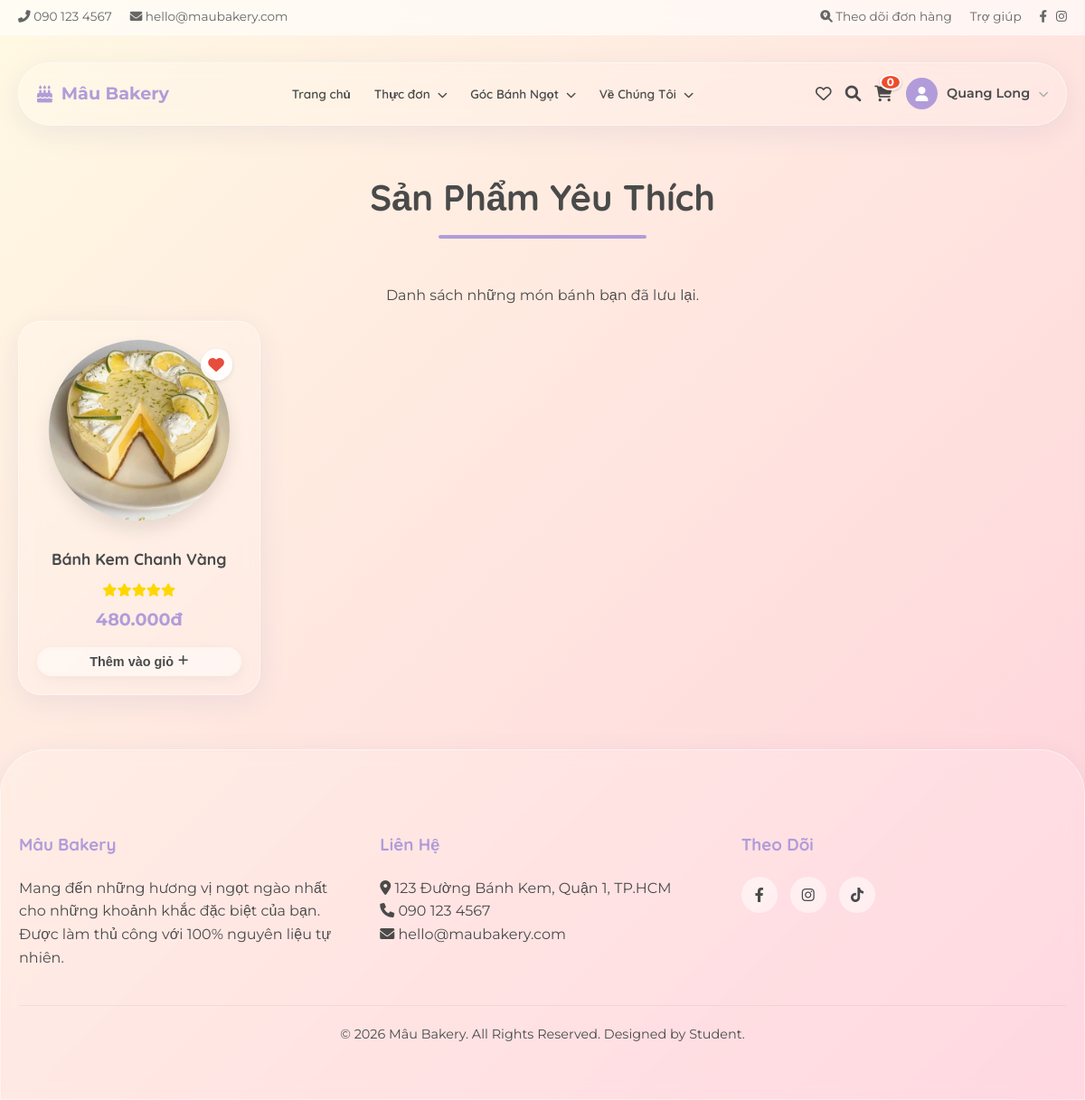
The page /index.php?page=favorites (signed in) on the database its author committed.
### tables this page shows
CREATE TABLE `products` (
  `id` int(11) NOT NULL AUTO_INCREMENT,
  `category_id` int(11) NOT NULL,
  `name` varchar(150) NOT NULL,
  `slug` varchar(150) NOT NULL,
  `description` text DEFAULT NULL,
  `base_price` decimal(10,2) NOT NULL,
  `image` text DEFAULT NULL,
  `views` int(11) DEFAULT 0,
  `is_featured` tinyint(1) DEFAULT 0,
  `is_active` tinyint(1) DEFAULT 1,
  `created_at` datetime DEFAULT current_timestamp(),
  PRIMARY KEY (`id`),
  UNIQUE KEY `slug` (`slug`),
  KEY `category_id` (`category_id`),
  CONSTRAINT `fk_products_categories` FOREIGN KEY (`category_id`) REFERENCES `categories` (`id`) ON DELETE CASCADE
);

### controllers/FavoritesController.php (called while the page is built, shortened)
<?php
$user_id = $_SESSION['user_id'];
if (isset($conn)) {
    try {
        $sql = "
            SELECT p.*
            FROM products p
            JOIN favorites f ON p.id = f.product_id
            WHERE f.user_id = :uid AND p.is_active = 1
            ORDER BY f.created_at DESC
        ";
        $stmt = $conn->prepare($sql);
        $stmt->execute(['uid' => $user_id]);
        $products = $stmt->fetchAll(PDO::FETCH_ASSOC);
    } catch (PDOException $e) {
        $products = [];
    }
}

### views/favorites.php (the view, shortened to what this page needs)
<?php
require_once 'controllers/FavoritesController.php';
?>
<div class="container mt-2 mb-2">
    <div class="text-center mb-5">
        <h1 class="section-title">Sản Phẩm Yêu Thích</h1>
        <p class="mb-1">Danh sách những món bánh bạn đã lưu lại.</p>
    </div>
    <div class="product-grid" style="grid-template-columns: repeat(auto-fill, minmax(260px, 1fr)); gap: 30px;">
        <?php if (empty($products)): ?>
            <div style="grid-column: 1/-1; text-align: center; padding: 50px;">
                <i class="far fa-heart" style="font-size: 3rem; color: #ccc; margin-bottom: 20px;"></i>
                <p style="color: #666; font-size: 1.1rem;">Bạn chưa có sản phẩm yêu thích nào.</p>
                <a href="index.php?page=menu" class="btn-glass btn-primary"
                    style="margin-top: 20px; display: inline-block;">Khám phá Menu ngay</a>
            </div>
        <?php else: ?>
            <?php foreach ($products as $product): ?>
                <div class="glass-panel product-card"
                    onclick="window.location.href='index.php?page=product_detail&id=<?php echo $product['id']; ?>'"
                    style="cursor: pointer;">
                    <div style="position: relative;">
                        <img src="<?php echo htmlspecialchars($product['image']); ?>" class="product-img" loading="lazy"
                            alt="<?php echo htmlspecialchars($product['name']); ?>">
                        <div class="favorite-btn" onclick="toggleFavorite(event, <?php echo $product['id']; ?>)"
                            style="position: absolute; top: 10px; right: 10px; width: 35px; height: 35px; background: rgba(255,255,255,0.9); border-radius: 50%; display: flex; align-items: center; justify-content: center; cursor: pointer; box-shadow: 0 2px 5px rgba(0,0,0,0.1); transition: transform 0.2s;">
                            <i class="fas fa-heart" style="color: #e74c3c; font-size: 1.1rem;"></i>
                        </div>
                    </div>
                    <h3 class="product-name" style="font-size: 1.1rem;">
                        <?php echo $product['name']; ?>
                    </h3>
                    <div style="color: #FFD700; font-size: 0.9rem; margin-bottom: 5px;">
                        <i class="fas fa-star"></i><i class="fas fa-star"></i><i class="fas fa-star"></i><i
                            class="fas fa-star"></i><i class="fas fa-star"></i>
                    </div>
                    <p class="product-price">
                        <?php echo number_format($product['base_price'], 0, ',', '.'); ?>đ
                    </p>
                    <div class="product-actions" style="margin-top: 15px;">
                        <button
                            onclick="addToCart(<?php echo $product['id']; ?>, '<?php echo addslashes($product['name']); ?>', <?php echo $product['base_price']; ?>); event.stopPropagation();"
                            class="btn-glass"
                            style="padding: 8px 15px; width: 100%; font-size: 0.9rem; border-radius: 50px; display: flex; align-items: center; justify-content: center; text-decoration: none; border: none; cursor: pointer;">
                            Thêm vào giỏ <i class="fas fa-plus" style="font-size: 0.8rem; margin-left: 5px;"></i>
                        </button>
                    </div>
                </div>
            <?php endforeach; ?>
        <?php endif; ?>
    </div>
</div>

### assets/css/style.css (style rules this page uses)
:root { --primary-color: #ffd1dc; --primary-dark: #ffb7c5; --secondary-color: #fff9e3; --accent-color: #b19cd9; --text-color: #4a4a4a; --white: #ffffff; --glass-bg: rgba(255, 255, 255, 0.15); --glass-border: rgba(255, 255, 255, 0.5); --shadow-soft: 0 8px 32px 0 rgba(31, 38, 135, 0.07); }
* { margin: 0; padding: 0; box-sizing: border-box; }
html { scroll-behavior: smooth; }
body { font-family: "Montserrat", sans-serif; color: var(--text-color); background: linear-gradient(135deg, #fff9e3 0%, #ffd1dc 100%); min-height: 100vh; line-height: 1.6; -webkit-font-smoothing: antialiased; -moz-osx-font-smoothing: grayscale; }
h1, h2, h3, h4, h5, h6 { font-family: "Quicksand", sans-serif; font-weight: 700; }
.container { max-width: 1200px; margin: 0 auto; padding: 0 20px; }
.text-center { text-align: center; }
.mt-2 { margin-top: 2rem; }
.mb-1 { margin-bottom: 1rem; }
.mb-2 { margin-bottom: 2rem; }
.glass-panel { background: var(--glass-bg); backdrop-filter: blur(10px); -webkit-backdrop-filter: blur(10px); border: 1px solid var(--glass-border); border-radius: 25px; box-shadow: var(--shadow-soft); }
.btn-glass { display: inline-block; padding: 12px 30px; background: rgba(255, 255, 255, 0.4); border: 1px solid var(--white); border-radius: 50px; font-weight: 600; backdrop-filter: blur(4px); cursor: pointer; color: var(--text-color); box-shadow: 0 4px 15px rgba(0, 0, 0, 0.05); }
.section-title { text-align: center; font-size: 2.5rem; margin-bottom: 50px; position: relative; display: table; margin: 0 auto 50px auto; }
.section-title::after { content: ""; display: block; width: 60%; height: 4px; background: var(--accent-color); margin: 10px auto 0; border-radius: 2px; }
.product-grid { display: grid; grid-template-columns: repeat(auto-fit, minmax(280px, 1fr)); gap: 30px; margin-bottom: 60px; }
.product-card { padding: 20px; text-align: center; transition: all 0.3s ease; }
.product-img { width: 200px; height: 200px; object-fit: cover; border-radius: 50%; margin-bottom: 20px; box-shadow: 0 10px 20px rgba(0, 0, 0, 0.1); transition: transform 0.3s ease; }
.product-name { font-size: 1.3rem; margin-bottom: 10px; }
.product-price { font-size: 1.2rem; color: var(--accent-color); font-weight: 700; margin-bottom: 15px; }

### rows shown on the page
products: image (picture), name "Bánh Kem Chanh Vàng", base_price "480.000"

### other values the page prints
$cart_count "0"
$_SESSION['full_name'] "Quang Long"
